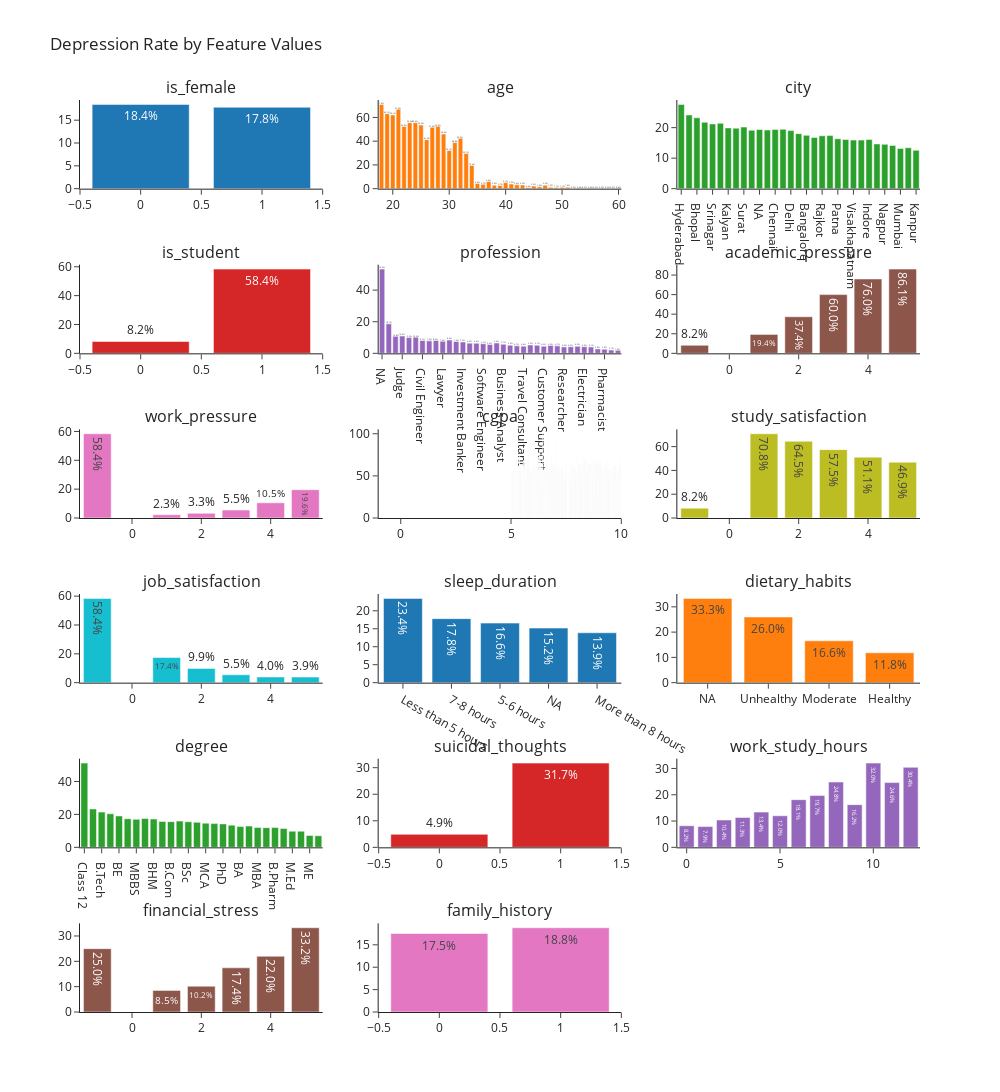

The code cell stored with this chart in its notebook:
### Code cell
# Remove target and is_original
features = [f for f in train.columns if f not in ['depression', 'is_original']]

# Calculate depression rate for each feature value
fig = make_subplots(rows=len(features)//3 + 1, cols=3, 
                    subplot_titles=features)

for i, feat in enumerate(features):
    # Calculate proportions
    props = (train.fillna({feat: -1 if original[feat].dtype.kind in 'biufc' else 'NA'})
            .groupby(feat)['depression']
            .agg(['count', 'mean'])
            .assign(pct=lambda x: x['mean'] * 100)
            .round(2)
            .sort_values('mean', ascending=False))
    
    # Add count as hover text
    hover_text = [f"Count: {c}" for c in props['count']]
    
    fig.add_trace(
        go.Bar(x=props.index, 
               y=props['pct'], 
               text=props['pct'].apply(lambda x: f"{x:.1f}%"),
               hovertext=hover_text,
               name=feat),
        row=i//3 + 1, col=i%3 + 1
    )

fig.update_layout(height=300*((len(features)//3) + 1), 
                 width=1000, 
                 showlegend=False,
                 title_text="Depression Rate by Feature Values")
fig.show()

### Figure 1 — Plotly figure (JSON) as saved in the notebook; plotly's stock layout.template omitted (floating-point values rounded to 4 significant figures; data arrays with more than 128 entries replaced by an {"elided": "..."} marker saying what was removed)
{"data": [{"hovertext": ["Count: 78797", "Count: 64459"], "name": "is_female", "text": ["18.4%", "17.8%"], "type": "bar", "x": [0, 1], "xaxis": "x", "y": [18.45, 17.82], "yaxis": "y"}, {"hovertext": ["Count: 3981", "Count: 2795", "Count: 2681", "Count: 3580", "Count: 2953", "Count: 3424", "Count: 2992", "Count: 3411", "Count: 2117", "Count: 2670", "Count: 3168", "Count: 1829", "Count: 2160", "Count: 2622", "Count: 1967", "Count: 3212", "Count: 2642", "Count: 2775", "Count: 3155", "Count: 2895", "Count: 2759", "Count: 3197", "Count: 4265", "Count: 3915", "Count: 3321", "Count: 3456", "Count: 4635", "Count: 3592", "Count: 4144", "Count: 3754", "Count: 5171", "Count: 3502", "Count: 3990", "Count: 3268", "Count: 5319", "Count: 3842", "Count: 2981", "Count: 4457", "Count: 2635", "Count: 2897", "Count: 3987", "Count: 4589", "Count: 2551"], "name": "age", "text": ["71.0%", "67.0%", "63.1%", "62.1%", "55.6%", "55.6%", "53.6%", "52.6%", "52.4%", "51.6%", "46.0%", "42.4%", "41.2%", "38.8%", "32.1%", "29.7%", "19.6%", "6.0%", "5.1%", "4.4%", "3.7%", "3.9%", "3.0%", "3.2%", "2.7%", "3.4%", "3.0%", "2.2%", "1.6%", "1.3%", "1.1%", "1.1%", "1.3%", "0.9%", "0.2%", "0.2%", "0.2%", "0.2%", "0.2%", "0.4%", "0.2%", "0.4%", "0.4%"], "type": "bar", "x": [18, 21, 19, 20, 23, 24, 25, 28, 22, 27, 29, 32, 26, 31, 30, 33, 34, 37, 40, 35, 36, 41, 47, 43, 39, 42, 38, 45, 46, 48, 49, 50, 51, 44, 56, 59, 58, 57, 52, 55, 54, 53, 60], "xaxis": "x2", "y": [70.96, 66.98, 63.11, 62.07, 55.6, 55.61, 53.61, 52.59, 52.39, 51.65, 46.05, 42.37, 41.25, 38.83, 32.13, 29.73, 19.57, 6.02, 5.1, 4.39, 3.7, 3.94, 2.98, 3.17, 2.68, 3.36, 2.98, 2.17, 1.59, 1.28, 1.08, 1.09, 1.28, 0.95, 0.17, 0.21, 0.17, 0.25, 0.19, 0.41, 0.23, 0.39, 0.39], "yaxis": "y2"}, {"hovertext": ["Count: 4581", "Count: 4369", "Count: 3556", "Count: 5705", "Count: 5176", "Count: 4355", "Count: 6683", "Count: 5860", "Count: 4716", "Count: 4769", "Count: 98", "Count: 5314", "Count: 4132", "Count: 3688", "Count: 3667", "Count: 4408", "Count: 4199", "Count: 4656", "Count: 5303", "Count: 5776", "Count: 6013", "Count: 5308", "Count: 5260", "Count: 3217", "Count: 4954", "Count: 3341", "Count: 4287", "Count: 4689", "Count: 5065", "Count: 5629", "Count: 4482"], "name": "city", "text": ["27.6%", "24.2%", "23.2%", "21.8%", "21.2%", "21.4%", "19.9%", "19.8%", "20.2%", "19.1%", "19.4%", "19.2%", "19.4%", "19.5%", "19.0%", "18.0%", "17.5%", "16.8%", "17.3%", "17.4%", "16.4%", "16.1%", "15.9%", "15.9%", "16.1%", "14.7%", "14.5%", "14.2%", "13.2%", "13.4%", "12.6%"], "type": "bar", "x": ["Hyderabad", "Thane", "Bhopal", "Ahmedabad", "Srinagar", "Lucknow", "Kalyan", "Vasai-Virar", "Surat", "Agra", "NA", "Ludhiana", "Chennai", "Ghaziabad", "Delhi", "Jaipur", "Bangalore", "Vadodara", "Rajkot", "Kolkata", "Patna", "Pune", "Visakhapatnam", "Nashik", "Indore", "Faridabad", "Nagpur", "Varanasi", "Mumbai", "Meerut", "Kanpur"], "xaxis": "x3", "y": [27.61, 24.17, 23.23, 21.77, 21.21, 21.42, 19.92, 19.83, 20.19, 19.14, 19.39, 19.23, 19.39, 19.47, 19.03, 18.04, 17.48, 16.77, 17.33, 17.4, 16.35, 16.13, 15.93, 15.92, 16.11, 14.67, 14.53, 14.18, 13.19, 13.41, 12.58], "yaxis": "y3"}, {"hovertext": ["Count: 28403", "Count: 114853"], "name": "is_student", "text": ["58.4%", "8.2%"], "type": "bar", "x": [1, 0], "xaxis": "x4", "y": [58.4, 8.21], "yaxis": "y4"}, {"hovertext": ["Count: 37353", "Count: 1189", "Count: 4106", "Count: 1754", "Count: 4443", "Count: 1207", "Count: 1501", "Count: 2432", "Count: 1779", "Count: 2260", "Count: 1610", "Count: 2896", "Count: 404", "Count: 1783", "Count: 705", "Count: 1544", "Count: 25228", "Count: 1356", "Count: 3232", "Count: 1952", "Count: 4301", "Count: 1906", "Count: 3321", "Count: 2015", "Count: 2096", "Count: 2921", "Count: 1771", "Count: 2373", "Count: 1367", "Count: 1403", "Count: 1615", "Count: 1478", "Count: 3026", "Count: 3968", "Count: 3031", "Count: 7930"], "name": "profession", "text": ["53.3%", "18.7%", "10.8%", "10.9%", "9.9%", "10.2%", "8.1%", "7.9%", "8.2%", "7.6%", "8.4%", "7.5%", "7.2%", "6.5%", "6.4%", "6.1%", "5.6%", "6.5%", "5.7%", "5.2%", "4.7%", "4.6%", "5.3%", "5.1%", "4.5%", "4.9%", "4.7%", "4.0%", "4.2%", "4.5%", "4.2%", "4.1%", "2.8%", "2.6%", "2.1%", "1.9%"], "type": "bar", "x": ["NA", "Graphic Designer", "HR Manager", "Judge", "Architect", "Mechanical Engineer", "Civil Engineer", "Data Scientist", "Manager", "Lawyer", "Financial Analyst", "Educational Consultant", "Investment Banker", "Plumber", "Research Analyst", "Software Engineer", "Teacher", "Accountant", "Business Analyst", "Pilot", "Consultant", "Travel Consultant", "Doctor", "Marketing Manager", "Customer Support", "Chef", "Sales Executive", "Researcher", "Finanancial Analyst", "Digital Marketer", "Electrician", "UX/UI Designer", "Chemist", "Pharmacist", "Entrepreneur", "Content Writer"], "xaxis": "x5", "y": [53.3, 18.67, 10.76, 10.95, 9.95, 10.19, 8.13, 7.89, 8.15, 7.57, 8.39, 7.49, 7.18, 6.45, 6.38, 6.09, 5.6, 6.49, 5.72, 5.17, 4.74, 4.56, 5.3, 5.11, 4.53, 4.93, 4.74, 4.05, 4.17, 4.49, 4.21, 4.06, 2.81, 2.65, 2.08, 1.89], "yaxis": "y5"}, {"hovertext": ["Count: 6394", "Count: 5250", "Count: 7588", "Count: 4267", "Count: 4900", "Count: 114857"], "name": "academic_pressure", "text": ["86.1%", "76.0%", "60.0%", "37.4%", "19.4%", "8.2%"], "type": "bar", "x": [5, 4, 3, 2, 1, -1], "xaxis": "x6", "y": [86.07, 75.98, 60, 37.36, 19.37, 8.21], "yaxis": "y6"}, {"hovertext": ["Count: 28420", "Count: 22860", "Count: 22924", "Count: 22303", "Count: 24786", "Count: 21963"], "name": "work_pressure", "text": ["58.4%", "19.6%", "10.5%", "5.5%", "3.3%", "2.3%"], "type": "bar", "x": [-1, 5, 4, 3, 2, 1], "xaxis": "x7", "y": [58.4, 19.62, 10.53, 5.48, 3.26, 2.27], "yaxis": "y7"}, {"hovertext": {"elided": "332 str values"}, "name": "cgpa", "text": {"elided": "332 str values"}, "type": "bar", "x": {"elided": "332 float values"}, "xaxis": "x8", "y": {"elided": "332 float values"}, "yaxis": "y8"}, {"hovertext": ["Count: 5537", "Count: 5940", "Count: 5926", "Count: 6476", "Count: 4520", "Count: 114857"], "name": "study_satisfaction", "text": ["70.8%", "64.5%", "57.5%", "51.1%", "46.9%", "8.2%"], "type": "bar", "x": [1, 2, 3, 4, 5, -1], "xaxis": "x9", "y": [70.8, 64.49, 57.46, 51.13, 46.88, 8.22], "yaxis": "y9"}, {"hovertext": ["Count: 28412", "Count: 22720", "Count: 25214", "Count: 22355", "Count: 21312", "Count: 23243"], "name": "job_satisfaction", "text": ["58.4%", "17.4%", "9.9%", "5.5%", "4.0%", "3.9%"], "type": "bar", "x": [-1, 1, 2, 3, 4, 5], "xaxis": "x10", "y": [58.4, 17.43, 9.89, 5.49, 3.96, 3.9], "yaxis": "y10"}, {"hovertext": ["Count: 39432", "Count: 37627", "Count: 32770", "Count: 79", "Count: 33348"], "name": "sleep_duration", "text": ["23.4%", "17.8%", "16.6%", "15.2%", "13.9%"], "type": "bar", "x": ["Less than 5 hours", "7-8 hours", "5-6 hours", "NA", "More than 8 hours"], "xaxis": "x11", "y": [23.44, 17.82, 16.57, 15.19, 13.88], "yaxis": "y11"}, {"hovertext": ["Count: 27", "Count: 47109", "Count: 50537", "Count: 45583"], "name": "dietary_habits", "text": ["33.3%", "26.0%", "16.6%", "11.8%"], "type": "bar", "x": ["NA", "Unhealthy", "Moderate", "Healthy"], "xaxis": "x12", "y": [33.33, 26, 16.57, 11.83], "yaxis": "y12"}, {"hovertext": ["Count: 15004", "Count: 116", "Count: 4496", "Count: 5842", "Count: 3188", "Count: 4974", "Count: 3157", "Count: 2966", "Count: 4395", "Count: 8831", "Count: 8228", "Count: 3159", "Count: 5121", "Count: 4430", "Count: 5342", "Count: 4560", "Count: 3184", "Count: 5122", "Count: 3839", "Count: 11803", "Count: 3913", "Count: 3457", "Count: 5944", "Count: 4731", "Count: 5749", "Count: 4622", "Count: 3716", "Count: 3367"], "name": "degree", "text": ["51.1%", "23.3%", "21.4%", "20.4%", "19.0%", "17.4%", "17.0%", "17.5%", "17.2%", "15.7%", "15.6%", "15.9%", "15.5%", "15.2%", "14.7%", "14.4%", "14.2%", "13.4%", "12.6%", "12.9%", "12.1%", "11.9%", "12.0%", "11.4%", "9.8%", "9.8%", "7.2%", "7.0%"], "type": "bar", "x": ["Class 12", "NA", "B.Tech", "BCA", "BE", "MSc", "MBBS", "MA", "BHM", "B.Arch", "B.Com", "M.Com", "BSc", "LLB", "MCA", "M.Tech", "PhD", "BBA", "BA", "B.Ed", "MBA", "MD", "B.Pharm", "LLM", "M.Ed", "M.Pharm", "ME", "MHM"], "xaxis": "x13", "y": [51.15, 23.28, 21.4, 20.35, 19.04, 17.35, 17.01, 17.5, 17.16, 15.74, 15.58, 15.92, 15.52, 15.17, 14.69, 14.41, 14.23, 13.45, 12.58, 12.89, 12.06, 11.95, 11.98, 11.39, 9.81, 9.82, 7.24, 7.01], "yaxis": "y13"}, {"hovertext": ["Count: 70811", "Count: 72445"], "name": "suicidal_thoughts", "text": ["31.7%", "4.9%"], "type": "bar", "x": [1, 0], "xaxis": "x14", "y": [31.73, 4.9], "yaxis": "y14"}, {"hovertext": ["Count: 14417", "Count: 11600", "Count: 9081", "Count: 13037", "Count: 10058", "Count: 10627", "Count: 12921", "Count: 9251", "Count: 9534", "Count: 9666", "Count: 10801", "Count: 12270", "Count: 9993"], "name": "work_study_hours", "text": ["32.0%", "30.4%", "24.8%", "24.6%", "19.7%", "18.1%", "16.2%", "13.4%", "12.0%", "11.3%", "10.4%", "8.2%", "7.9%"], "type": "bar", "x": [10, 12, 8, 11, 7, 6, 9, 4, 5, 3, 2, 0, 1], "xaxis": "x15", "y": [32.04, 30.44, 24.83, 24.63, 19.7, 18.14, 16.24, 13.4, 12.01, 11.34, 10.39, 8.2, 7.9], "yaxis": "y15"}, {"hovertext": ["Count: 28780", "Count: 4", "Count: 28266", "Count: 26478", "Count: 32000", "Count: 27728"], "name": "financial_stress", "text": ["33.2%", "25.0%", "22.0%", "17.4%", "10.2%", "8.5%"], "type": "bar", "x": [5, -1, 4, 3, 2, 1], "xaxis": "x16", "y": [33.24, 25, 22, 17.43, 10.18, 8.53], "yaxis": "y16"}, {"hovertext": ["Count: 71187", "Count: 72069"], "name": "family_history", "text": ["18.8%", "17.5%"], "type": "bar", "x": [1, 0], "xaxis": "x17", "y": [18.81, 17.53], "yaxis": "y17"}], "layout": {"annotations": [{"font": {"size": 16}, "showarrow": false, "text": "is_female", "x": 0.1444, "xanchor": "center", "xref": "paper", "y": 1.0, "yanchor": "bottom", "yref": "paper"}, {"font": {"size": 16}, "showarrow": false, "text": "age", "x": 0.5, "xanchor": "center", "xref": "paper", "y": 1.0, "yanchor": "bottom", "yref": "paper"}, {"font": {"size": 16}, "showarrow": false, "text": "city", "x": 0.8556, "xanchor": "center", "xref": "paper", "y": 1.0, "yanchor": "bottom", "yref": "paper"}, {"font": {"size": 16}, "showarrow": false, "text": "is_student", "x": 0.1444, "xanchor": "center", "xref": "paper", "y": 0.8194, "yanchor": "bottom", "yref": "paper"}, {"font": {"size": 16}, "showarrow": false, "text": "profession", "x": 0.5, "xanchor": "center", "xref": "paper", "y": 0.8194, "yanchor": "bottom", "yref": "paper"}, {"font": {"size": 16}, "showarrow": false, "text": "academic_pressure", "x": 0.8556, "xanchor": "center", "xref": "paper", "y": 0.8194, "yanchor": "bottom", "yref": "paper"}, {"font": {"size": 16}, "showarrow": false, "text": "work_pressure", "x": 0.1444, "xanchor": "center", "xref": "paper", "y": 0.6389, "yanchor": "bottom", "yref": "paper"}, {"font": {"size": 16}, "showarrow": false, "text": "cgpa", "x": 0.5, "xanchor": "center", "xref": "paper", "y": 0.6389, "yanchor": "bottom", "yref": "paper"}, {"font": {"size": 16}, "showarrow": false, "text": "study_satisfaction", "x": 0.8556, "xanchor": "center", "xref": "paper", "y": 0.6389, "yanchor": "bottom", "yref": "paper"}, {"font": {"size": 16}, "showarrow": false, "text": "job_satisfaction", "x": 0.1444, "xanchor": "center", "xref": "paper", "y": 0.4583, "yanchor": "bottom", "yref": "paper"}, {"font": {"size": 16}, "showarrow": false, "text": "sleep_duration", "x": 0.5, "xanchor": "center", "xref": "paper", "y": 0.4583, "yanchor": "bottom", "yref": "paper"}, {"font": {"size": 16}, "showarrow": false, "text": "dietary_habits", "x": 0.8556, "xanchor": "center", "xref": "paper", "y": 0.4583, "yanchor": "bottom", "yref": "paper"}, {"font": {"size": 16}, "showarrow": false, "text": "degree", "x": 0.1444, "xanchor": "center", "xref": "paper", "y": 0.2778, "yanchor": "bottom", "yref": "paper"}, {"font": {"size": 16}, "showarrow": false, "text": "suicidal_thoughts", "x": 0.5, "xanchor": "center", "xref": "paper", "y": 0.2778, "yanchor": "bottom", "yref": "paper"}, {"font": {"size": 16}, "showarrow": false, "text": "work_study_hours", "x": 0.8556, "xanchor": "center", "xref": "paper", "y": 0.2778, "yanchor": "bottom", "yref": "paper"}, {"font": {"size": 16}, "showarrow": false, "text": "financial_stress", "x": 0.1444, "xanchor": "center", "xref": "paper", "y": 0.09722, "yanchor": "bottom", "yref": "paper"}, {"font": {"size": 16}, "showarrow": false, "text": "family_history", "x": 0.5, "xanchor": "center", "xref": "paper", "y": 0.09722, "yanchor": "bottom", "yref": "paper"}], "height": 1800, "showlegend": false, "title": {"text": "Depression Rate by Feature Values"}, "width": 1000, "xaxis": {"anchor": "y", "domain": [0, 0.2889]}, "xaxis10": {"anchor": "y10", "domain": [0, 0.2889]}, "xaxis11": {"anchor": "y11", "domain": [0.3556, 0.6444]}, "xaxis12": {"anchor": "y12", "domain": [0.7111, 1]}, "xaxis13": {"anchor": "y13", "domain": [0, 0.2889]}, "xaxis14": {"anchor": "y14", "domain": [0.3556, 0.6444]}, "xaxis15": {"anchor": "y15", "domain": [0.7111, 1]}, "xaxis16": {"anchor": "y16", "domain": [0, 0.2889]}, "xaxis17": {"anchor": "y17", "domain": [0.3556, 0.6444]}, "xaxis18": {"anchor": "y18", "domain": [0.7111, 1]}, "xaxis2": {"anchor": "y2", "domain": [0.3556, 0.6444]}, "xaxis3": {"anchor": "y3", "domain": [0.7111, 1]}, "xaxis4": {"anchor": "y4", "domain": [0, 0.2889]}, "xaxis5": {"anchor": "y5", "domain": [0.3556, 0.6444]}, "xaxis6": {"anchor": "y6", "domain": [0.7111, 1]}, "xaxis7": {"anchor": "y7", "domain": [0, 0.2889]}, "xaxis8": {"anchor": "y8", "domain": [0.3556, 0.6444]}, "xaxis9": {"anchor": "y9", "domain": [0.7111, 1]}, "yaxis": {"anchor": "x", "domain": [0.9028, 1.0]}, "yaxis10": {"anchor": "x10", "domain": [0.3611, 0.4583]}, "yaxis11": {"anchor": "x11", "domain": [0.3611, 0.4583]}, "yaxis12": {"anchor": "x12", "domain": [0.3611, 0.4583]}, "yaxis13": {"anchor": "x13", "domain": [0.1806, 0.2778]}, "yaxis14": {"anchor": "x14", "domain": [0.1806, 0.2778]}, "yaxis15": {"anchor": "x15", "domain": [0.1806, 0.2778]}, "yaxis16": {"anchor": "x16", "domain": [0, 0.09722]}, "yaxis17": {"anchor": "x17", "domain": [0, 0.09722]}, "yaxis18": {"anchor": "x18", "domain": [0, 0.09722]}, "yaxis2": {"anchor": "x2", "domain": [0.9028, 1.0]}, "yaxis3": {"anchor": "x3", "domain": [0.9028, 1.0]}, "yaxis4": {"anchor": "x4", "domain": [0.7222, 0.8194]}, "yaxis5": {"anchor": "x5", "domain": [0.7222, 0.8194]}, "yaxis6": {"anchor": "x6", "domain": [0.7222, 0.8194]}, "yaxis7": {"anchor": "x7", "domain": [0.5417, 0.6389]}, "yaxis8": {"anchor": "x8", "domain": [0.5417, 0.6389]}, "yaxis9": {"anchor": "x9", "domain": [0.5417, 0.6389]}}}
